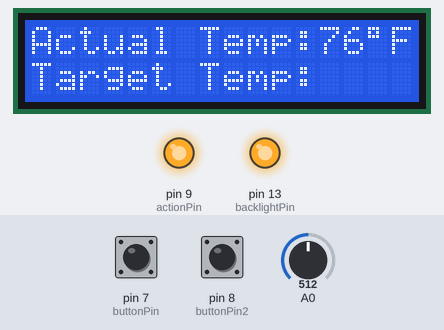
Recording of a sketch running on a simulated Arduino Uno, built with avr-gcc and run on an emulated ATmega328P. Parts: 16×2 character LCD, output pins drawn as LEDs (lit = HIGH). Inputs (shaded band) come from the test bench; at power-on: A0 = 512, pin 7 (buttonPin) LOW, pin 8 (buttonPin2) LOW. What the sketch prints to the serial monitor is not drawn.

Above: at 4.3 s.
4.4 s: A0 set to 639
At 14.9 s:
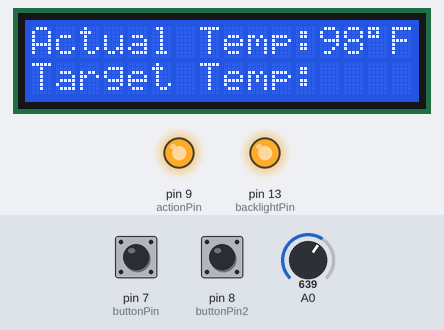
15.3 s: A0 set to 654
At 24.7 s:
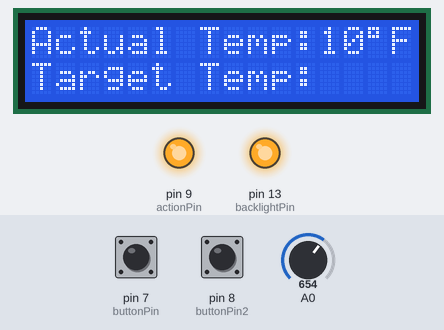
25.6 s: A0 set to 275
At 35.6 s:
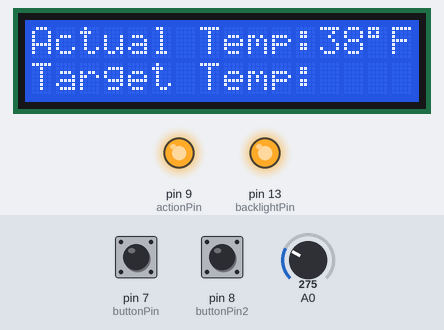
36.0 s: A0 set to 254
At 45.3 s:
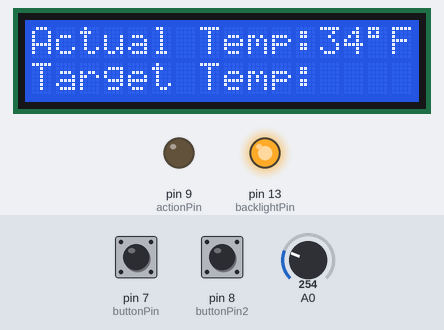
46.3 s: pin 7 (buttonPin) pulled HIGH for 3 s
At 50.7 s:
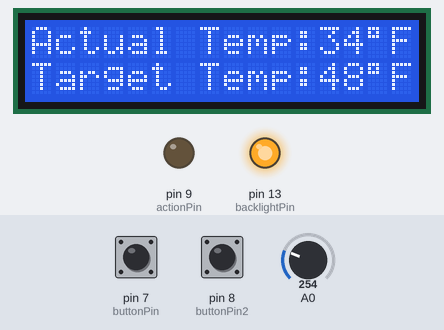
54.0 s: A0 set to 148
At 55.7 s:
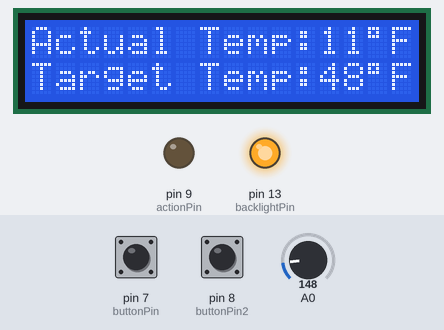
61.7 s: A0 set to 132
Timing chart, 0 to 64.7 s (numbered marks = the images above; inputs shaded):
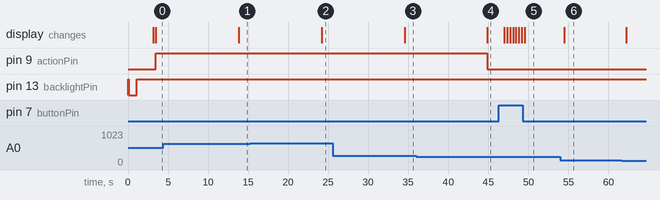

Measured:
- the behaviour switches between 647 and 648 on A0 (found by bisection; images 1 and 2)
- the behaviour switches between 262 and 261 on A0 (found by bisection; images 3 and 4)
- after the input at 4.4 s, the display: changes after 9.4 s (image 1)
- after the input at 15.3 s, the display: changes after 8.9 s (image 2)
- after the input at 25.6 s, the display: changes after 8.9 s (image 3)
- after the input at 36.0 s, pin 9 (actionPin): HIGH → LOW after 8.9 s; the display: changes after 8.9 s (image 4)
- after the input at 46.3 s, the display: first changes after 0.70 s (image 5 shows a later state)
- after the input at 54.0 s, the display: changes after 0.48 s (image 6)

The sketch:

Temperature_LCD_Lager3.ino
```cpp
/*
  LiquidCrystal Library - Hello World

 Demonstrates the use a 16x2 LCD display.  The LiquidCrystal
 library works with all LCD displays that are compatible with the
 Hitachi HD44780 driver. There are many of them out there, and you
 can usually tell them by the 16-pin interface.

 This sketch prints "Hello World!" to the LCD
 and shows the time.

  The circuit:
 * LCD RS pin to digital pin 12
 * LCD Enable pin to digital pin 11
 * LCD D4 pin to digital pin 5
 * LCD D5 pin to digital pin 4
 * LCD D6 pin to digital pin 3
 * LCD D7 pin to digital pin 2
 * 10K resistor:
 * ends to +5V and ground
 * wiper to LCD VO pin (pin 3)

 Library originally added 18 Apr 2008
 by David A. Mellis
 library modified 5 Jul 2009
 by Limor Fried (http://www.ladyada.net)
 example added 9 Jul 2009
 by Tom Igoe
 modified 25 July 2009
 by David A. Mellis
 modified 2012-2014 and beyond for temp control
 by Jonathan H. Williams


 http://www.arduino.cc/en/Tutorial/LiquidCrystal
 */

// include the library code:
#include <LiquidCrystal.h>
 #include <math.h>
// initialize the library with the numbers of the interface pins
LiquidCrystal lcd(12, 11, 5, 4, 3, 2);

// constants won't change. They're used here to
// set pin numbers:
const int buttonPin = 7;     // the number of the pushbutton pin = Target temp +
const int buttonPin2 = 8;     // the number of the pushbutton pin = Target temp -
const int actionPin =  9;      // the number of the LED pin
const int backlightPin =  13;      // LCD Backlight

// Steinhart-Hart Thermistor Equation
double Thermistor(int RawADC) {
 double Temp;
 Temp = log(10000.0*((1024.0/RawADC-1)));
//         =log(10000.0/(1024.0/RawADC-1)) // for pull-up configuration
 Temp = 1 / (0.001129148 + (0.000234125 + (0.0000000876741 * Temp * Temp ))* Temp );
 Temp = Temp - 273.15;            // Convert Kelvin to Celcius
 Temp = (Temp * 9.0)/ 5.0 + 32.0; // Convert Celcius to Fahrenheit
 return Temp;
}


// variables will change:
int buttonState = 0;         // variable for reading the pushbutton status
int buttonState2 = 0;         // variable for reading the pushbutton status
int buttonPushCounter = 40;   // counter for the number of button presses
int status = 0;

void setup() {
 // initialize the LED pin as an output:
  pinMode(backlightPin, OUTPUT);
// initialize the LED pin as an output:
  pinMode(actionPin, OUTPUT);
  // initialize the first pushbutton pin as an input:
  pinMode(buttonPin, INPUT);
  // initialize the second pushbutton pin as an input:
  pinMode(buttonPin2, INPUT);

{
  digitalWrite(backlightPin, HIGH);
   }
{
  Serial.begin(9600);

   // set up the LCD's number of rows and columns:
  lcd.begin(16, 2);
  // Print a message to the LCD.
  lcd.print("The Artisans'");
  lcd.setCursor(1, 1);
  lcd.print("Cold Controller");

  digitalWrite(backlightPin, LOW);   // turn the LED on (HIGH is the voltage level)
  delay(1000);               // wait for a second
  digitalWrite(backlightPin, HIGH);    // turn the LED off by making the voltage LOW
  delay(2000);               // wait for a second


  lcd.begin(16, 2);

  lcd.print("Actual Temp:");

  lcd.setCursor(0, 1);

  lcd.print("Target Temp:");

}

}
void loop() {


     // read the state of the pushbutton value:
  buttonState = digitalRead(buttonPin);
  buttonState2 = digitalRead(buttonPin2);

  // read the analog input into a variable:
      int reading = (Thermistor(analogRead(0)));

   // print the result:
  Serial.println(reading);
   // wait 10 milliseconds for the analog-to-digital converter
   // to settle after the last reading:
   delay(350);

  // set the cursor to column 0, line 1
  // (note: line 1 is the second row, since counting begins with 0):
  lcd.setCursor(12, 0);
  // print the number of seconds since reset:
  lcd.println(reading);

    lcd.setCursor(14, 0);

  lcd.print((char)223);

  lcd.print("F");


if (buttonState != LOW)
  // check if the pushbutton is pressed.
  // if it is, the buttonState is HIGH:
  if (buttonState == HIGH) {
      // if the current state is HIGH then the button
      // wend from off to on:
      buttonPushCounter++;

       lcd.setCursor(12, 1);
      lcd.println(buttonPushCounter, DEC);
       lcd.setCursor(14, 1);
      lcd.print((char)223);
    lcd.print("F");

      delay(10);
    }
    else {
      // if the current state is LOW then the button
      // wend from on to off:
      lcd.println("40");
    }

if (buttonState2 != LOW)
  // check if the pushbutton is pressed.
  // if it is, the buttonState is HIGH:
  if (buttonState2 == HIGH) {
      // if the current state is HIGH then the button
      // wend from off to on:
      buttonPushCounter--;

     lcd.setCursor(12, 1);
      lcd.println(buttonPushCounter, DEC);
       lcd.setCursor(14, 1);
      lcd.print((char)223);
    lcd.print("F");

      delay(10);
    }
    else {
      // if the current state is LOW then the button
      // wend from on to off:
      lcd.println("40");
    }

    if(reading > buttonPushCounter+4){
  status = 1;
  }

if (reading < buttonPushCounter-4){
  status = 0;
  }

if (status == 1){
  digitalWrite(actionPin, HIGH);
  delay(10000);
   }


if (status == 0){
  digitalWrite(actionPin, LOW);
    }


}
```
